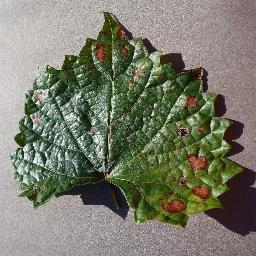
#> input picture grape_base/black_measles/18bac66a-6e2d-4e97-971a-feb14f9b7d77___FAM_B.Msls 3879_flipLR.JPG, 256 x 256 px; its folder holds 3 pictures in this run
$ jupyter execute --allow-errors Hist-Distancia.ipynb
#> lines starting #> are read from the running program, lines starting #| are printed output that depends on the picture
#> further down, img is the input picture: shape (256, 256, 3); mean B, G, R 106.9, 123.1, 121.5
[cell 1]
import cv2
import matplotlib.pyplot as plt
import os
import numpy as np

[cell 2]
BASE_PATH = './grape_base/'
black_measles_imgs = os.listdir(BASE_PATH+'black_measles')
black_measles_imgs = [BASE_PATH+'black_measles/'+img for img in black_measles_imgs]

#> (the rest of this cell did not finish here and is left out)

[cell 3]
#img as matrix
def histograma(img):

    '''
    retorna histograma de cores da imagem
    '''
    WB = np.zeros(256)
    WG = np.zeros(256)
    WR = np.zeros(256)

    l, c, tres = img.shape
#> l = 256; c = 256; tres = 3

    B = img[:,:,0]
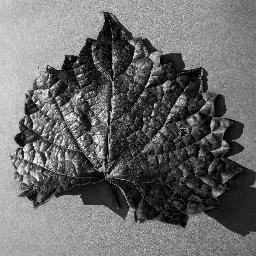
#> B: shape (256, 256); min 0, max 255, mean 106.9
    G = img[:,:,1]
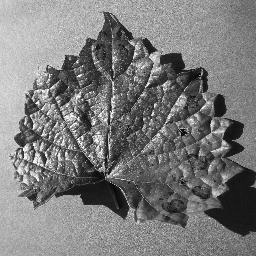
#> G: shape (256, 256); min 0, max 255, mean 123.1
    R = img[:,:,2]
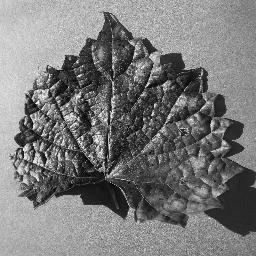
#> R: shape (256, 256); min 0, max 255, mean 121.5

    img_HSV = cv2.cvtColor(img, cv2.COLOR_BGR2HSV)
#> img_HSV: shape (256, 256, 3); mean H, S, V 48.6, 67, 129
    H = img_HSV[:,:,0]
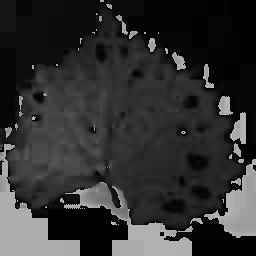
#> H: shape (256, 256); min 0, max 179, mean 48.6
    S = img_HSV[:,:,1]
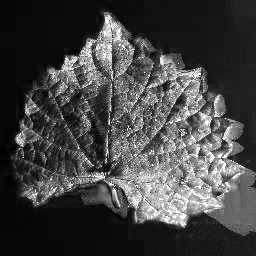
#> S: shape (256, 256); min 0, max 255, mean 67
    V = img_HSV[:,:,2]

    THR = 50

    for i in range(l):
        for j in range(c):
            #filtro
            #if(not(((S[i,j] < THR or V[i,j] < THR) or H[i,j] > 100) or (not(B[i,j] < 100)))):
            WB[B[i,j]] = WB[B[i,j]]+1
            WG[G[i,j]] = WG[G[i,j]]+1
            WR[R[i,j]] = WR[R[i,j]]+1
#> after the loop, WB = 256 values, max 1073 at index 0, min 0 at index 254, mean 256; WG = 256 values, max 683 at index 24, min 1 at index 3, mean 256; WR = 256 values, max 757 at index 40, min 0 at index 250, mean 256

    for i in range(256):
        WB[i] = WB[i]/(l*c)
        WG[i] = WG[i]/(l*c)
        WR[i] = WR[i]/(l*c)
#> after the loop, WB = 256 values, max 0.0164 at index 0, min 0 at index 254, mean 0.00391; WG = 256 values, max 0.0104 at index 24, min 1.53e-05 at index 3, mean 0.00391; WR = 256 values, max 0.0116 at index 40, min 0 at index 250, mean 0.00391
    return np.append(np.append(WB,WG),WR)

[cell 4]
def distancia(a, b):
    M = len(a)
    soma = 0
    for i in range(M):
        soma = soma + ((a[i]-b[i])**2)
    return np.sqrt(soma)

#> (a cell that did not finish here is left out)

[cell 6]
def extrair_caracteristica(img):
    hist = histograma(img)
#> hist = 768 values, max 0.0164 at index 0, min 0 at index 254, mean 0.00391
    return [distancia(histograma_base, hist)]

[cell 7]
#teste
img = cv2.imread(black_measles_imgs[1])
#> (the rest of this cell did not finish here and is left out)
